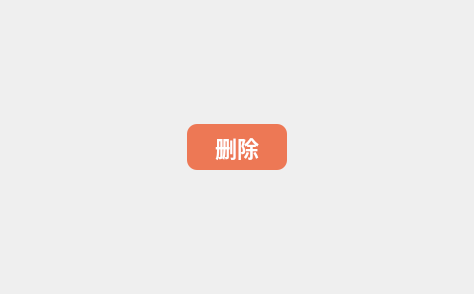
<?xml version="1.0" encoding="UTF-8"?>
<ui version="4.0">
 <class>HospitalDelete</class>
 <widget class="QWidget" name="HospitalDelete">
  <property name="geometry">
   <rect>
    <x>0</x>
    <y>0</y>
    <width>474</width>
    <height>294</height>
   </rect>
  </property>
  <property name="windowTitle">
   <string>Form</string>
  </property>
  <layout class="QGridLayout" name="gridLayout">
   <item row="0" column="1">
    <spacer name="verticalSpacer_2">
     <property name="orientation">
      <enum>Qt::Vertical</enum>
     </property>
     <property name="sizeHint" stdset="0">
      <size>
       <width>20</width>
       <height>106</height>
      </size>
     </property>
    </spacer>
   </item>
   <item row="1" column="0">
    <spacer name="horizontalSpacer">
     <property name="orientation">
      <enum>Qt::Horizontal</enum>
     </property>
     <property name="sizeHint" stdset="0">
      <size>
       <width>169</width>
       <height>17</height>
      </size>
     </property>
    </spacer>
   </item>
   <item row="1" column="1">
    <widget class="QPushButton" name="pushButton">
     <property name="minimumSize">
      <size>
       <width>100</width>
       <height>46</height>
      </size>
     </property>
     <property name="maximumSize">
      <size>
       <width>100</width>
       <height>46</height>
      </size>
     </property>
     <property name="styleSheet">
      <string notr="true">width: 100px;
height: 46px;
background: #ED7855;
border-radius: 10px;

width: 44px;
height: 21px;
font-family: PingFang SC;
font-weight: bold;
font-size: 22px;
color: #FFFFFF;
line-height: 35px;</string>
     </property>
     <property name="text">
      <string>删除</string>
     </property>
    </widget>
   </item>
   <item row="1" column="2">
    <spacer name="horizontalSpacer_2">
     <property name="orientation">
      <enum>Qt::Horizontal</enum>
     </property>
     <property name="sizeHint" stdset="0">
      <size>
       <width>169</width>
       <height>17</height>
      </size>
     </property>
    </spacer>
   </item>
   <item row="2" column="1">
    <spacer name="verticalSpacer">
     <property name="orientation">
      <enum>Qt::Vertical</enum>
     </property>
     <property name="sizeHint" stdset="0">
      <size>
       <width>20</width>
       <height>106</height>
      </size>
     </property>
    </spacer>
   </item>
  </layout>
 </widget>
 <resources/>
 <connections/>
</ui>
